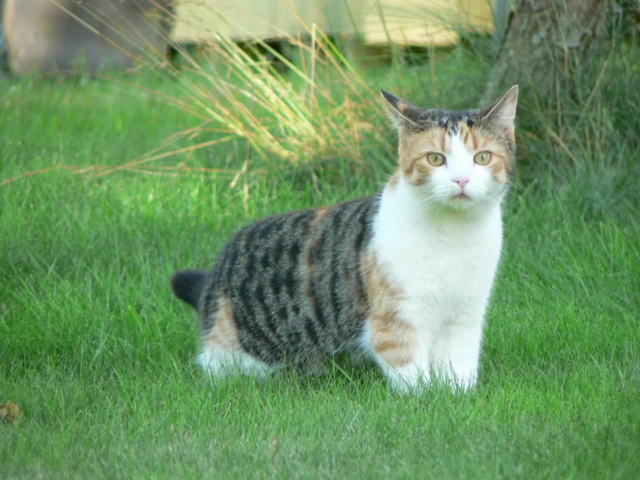
#> input picture LAB !/Cat_domestic.jpg, 1280 x 960 px, given in place of security_input.mp4, which was not available (shown at 1/2 size)
$ jupyter execute --allow-errors 'LAB 6 Tasks.ipynb'
#> lines starting #> are read from the running program, lines starting #| are printed output that depends on the picture; after the words box and inside, x2 and y2 are one past the last pixel; in counts of white or black regions, pixels touching at a corner belong together; pictures that were not available may be replaced by others from this repository, and a replacement may not be noted
[cell 1]
import cv2
import numpy as np
import matplotlib.pyplot as plt
from urllib.request import urlretrieve
import os
import sys
import subprocess

try:
    import pywt
except:
    subprocess.check_call([sys.executable,"-m","pip","install","-q","PyWavelets"])
    import pywt

os.makedirs("lab6",exist_ok=True)

links={
"box.png":"https://raw.githubusercontent.com/opencv/opencv/master/samples/data/box.png",
"box_scene.png":"https://raw.githubusercontent.com/opencv/opencv/master/samples/data/box_in_scene.png",
"building.jpg":"https://raw.githubusercontent.com/opencv/opencv/master/samples/data/building.jpg",
"road.jpg":"https://raw.githubusercontent.com/udacity/CarND-LaneLines-P1/master/test_images/solidWhiteRight.jpg"
}

#> (the rest of this cell did not finish here and is left out)

[cell 2]
# Task 1

img=np.full((520,900,3),220,np.uint8)

for r in range(2):
    for c in range(4):
        x=70+c*205
        y=70+r*230
        cv2.rectangle(img,(x,y),(x+150,y+105),(30,30,30),5)
        value=20 if (r+c)%3 else 150
        cv2.rectangle(img,(x+8,y+8),(x+142,y+97),(value,value,value),-1)
        cv2.line(img,(x+75,y+105),(x+75,y+135),(40,40,40),5)
        cv2.line(img,(x+45,y+135),(x+105,y+135),(40,40,40),5)

gray=cv2.cvtColor(img,cv2.COLOR_BGR2GRAY)
edges=cv2.Canny(gray,50,150)

lines=cv2.HoughLinesP(edges,1,np.pi/180,60,minLineLength=70,maxLineGap=10)

result=img.copy()

if lines is not None:
    for line in lines:
        x1,y1,x2,y2=line[0]
        cv2.line(result,(x1,y1),(x2,y2),(0,255,0),2)

plt.figure(figsize=(14,5))
plt.subplot(1,2,1)
plt.imshow(cv2.cvtColor(img,cv2.COLOR_BGR2RGB))
plt.axis("off")
plt.subplot(1,2,2)
plt.imshow(cv2.cvtColor(result,cv2.COLOR_BGR2RGB))
plt.axis("off")
plt.show()
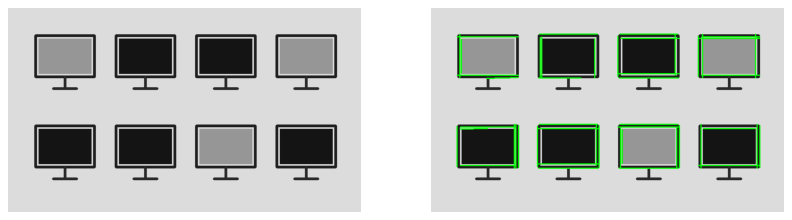
#> figure drawn by matplotlib, 2 panels

[cell 3]
# Task 2

ref=cv2.imread("lab6/box.png",0)
scene=cv2.imread("lab6/box_scene.png",0)

sift=cv2.SIFT_create()
#> (the rest of this cell did not finish here and is left out)

[cell 4]
# Task 3

np.random.seed(7)

n=1000
x=np.arange(n)
signal=0.15*np.sin(x/25)+np.random.normal(0,0.65,n)

spots=[90,175,230,330,405,455,525,620,705,730,845,905,950]
signal[spots]+=np.array([2.8,-2.7,2.6,-3,2.8,-2.6,3,-3,2.7,2.9,-2.8,3,2.6])

wave="db4"
coeff=pywt.wavedec(signal,wave,level=4)

sigma=np.median(np.abs(coeff[-1]))/0.6745
limit=sigma*np.sqrt(2*np.log(n))

clean=[coeff[0]]
for c in coeff[1:]:
    clean.append(pywt.threshold(c,limit,mode="soft"))

denoised=pywt.waverec(clean,wave)[:n]
residual=signal-denoised

cut=np.mean(np.abs(residual))+2.5*np.std(np.abs(residual))
anomaly=np.where(np.abs(residual)>cut)[0]

plt.figure(figsize=(14,7))

plt.subplot(2,1,1)
plt.plot(signal,label="Sensor Data")
plt.plot(denoised,label="Denoised Signal")
plt.legend()

plt.subplot(2,1,2)
plt.plot(residual)
plt.scatter(anomaly,residual[anomaly])
plt.legend(["Residuals","Anomalies"])

plt.tight_layout()
plt.show()
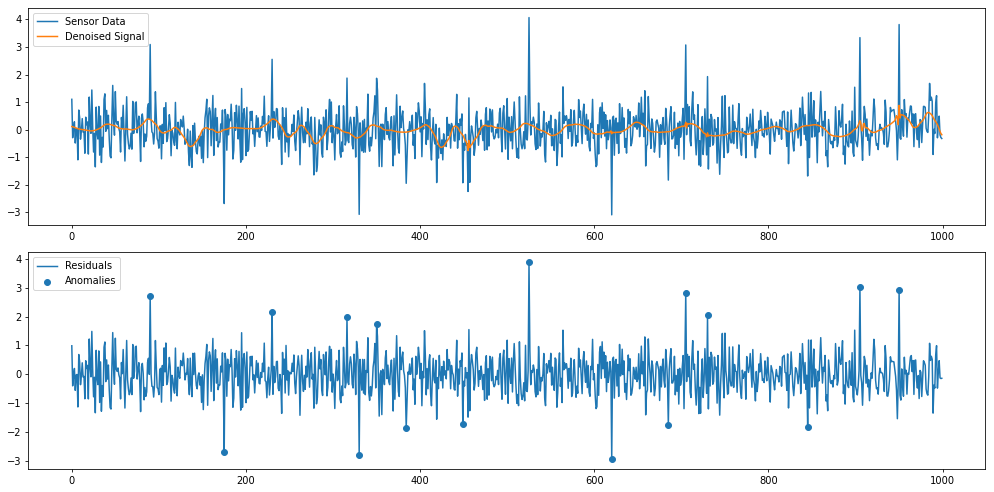
#> figure drawn by matplotlib, 2 panels; panel 1: curve peaks at x = 525, y = 4.07; panel 1: curve peaks at x = 950, y = 0.879; panel 2: curve peaks at x = 525, y = 3.88

[cell 5]
# Task 4

ref=cv2.imread("lab6/box.png",0)
scene=cv2.imread("lab6/box_scene.png")

#> (the rest of this cell did not finish here and is left out)

[cell 6]
# Task 5

img=cv2.imread("lab6/building.jpg")
#> (the rest of this cell did not finish here and is left out)

[cell 7]
# Task 6

img=cv2.imread("lab6/road.jpg")
#> (the rest of this cell did not finish here and is left out)

[cell 8]
# Task 7

img=np.full((600,800,3),45,np.uint8)

coins=[
(100,110,42),(230,100,34),(370,120,48),(520,105,38),(680,120,45),
(155,270,50),(320,285,37),(480,270,44),(655,290,36),
(100,450,38),(260,445,46),(430,455,34),(590,440,50),(720,460,36)
]

for i,(x,y,r) in enumerate(coins):
    shade=150+(i%3)*30
    cv2.circle(img,(x,y),r,(shade,shade,shade),-1)
    cv2.circle(img,(x,y),r,(235,235,235),3)
    cv2.circle(img,(x-8,y-8),max(5,r//7),(200,200,200),-1)
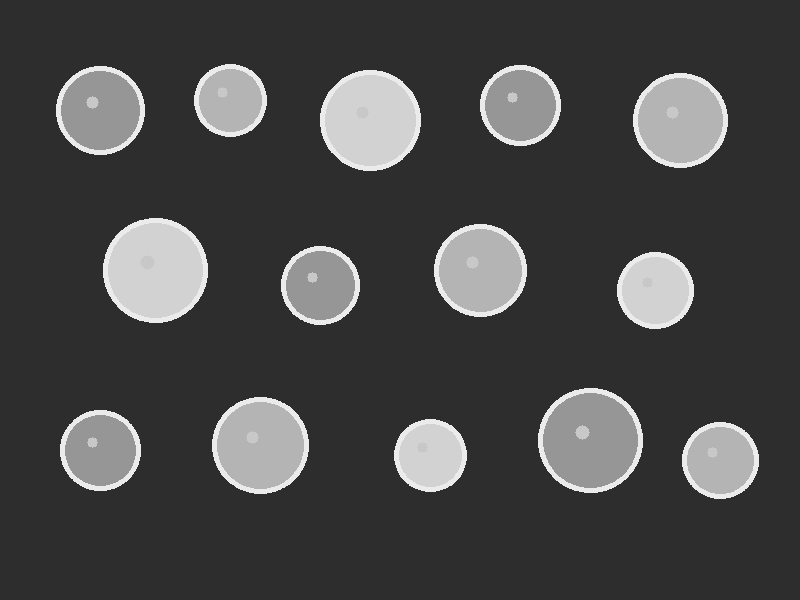
#> img: shape (600, 800, 3); min 45, max 235, mean 71

gray=cv2.cvtColor(img,cv2.COLOR_BGR2GRAY)
gray=cv2.medianBlur(gray,5)

circles=cv2.HoughCircles(gray,cv2.HOUGH_GRADIENT,1.2,60,
                         param1=100,param2=35,minRadius=25,maxRadius=55)

result=img.copy()
count=0

if circles is not None:
    circles=np.uint16(np.around(circles[0]))
    count=len(circles)
#> count = 14

    for x,y,r in circles:
        cv2.circle(result,(x,y),r,(0,255,0),3)
        cv2.circle(result,(x,y),3,(0,0,255),-1)
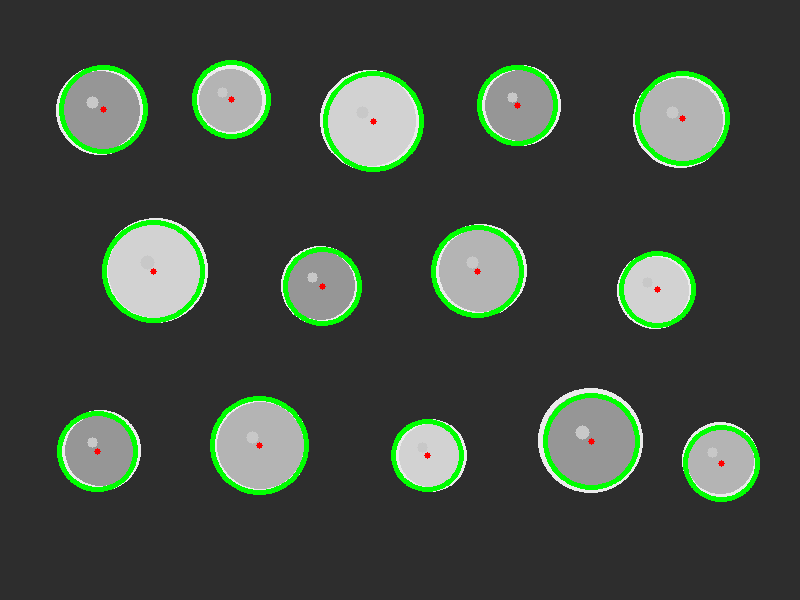
#> result: shape (600, 800, 3); 3.83% of pixels changed, all inside (x1, y1, x2, y2) = (57, 60, 760, 502); drawn as B, G, R

print("Coins:",count)
#| Coins: 14

plt.figure(figsize=(12,5))
plt.subplot(1,2,1)
plt.imshow(cv2.cvtColor(img,cv2.COLOR_BGR2RGB))
plt.axis("off")
plt.subplot(1,2,2)
plt.imshow(cv2.cvtColor(result,cv2.COLOR_BGR2RGB))
plt.axis("off")
plt.show()
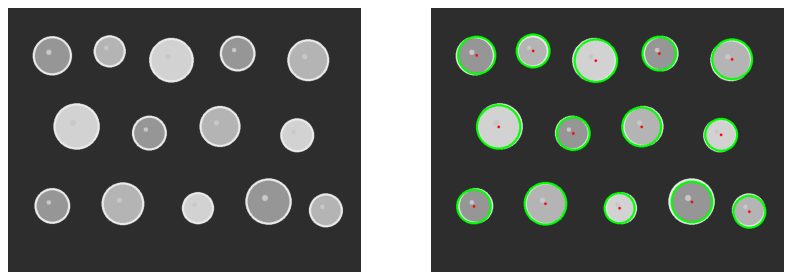
#> figure drawn by matplotlib, 2 panels

[cell 9]
# Task 8

w,h=640,360
background=np.full((h,w,3),35,np.uint8)

zone=(380,80,210,210)

writer=cv2.VideoWriter("lab6/security_input.mp4",cv2.VideoWriter_fourcc(*"mp4v"),15,(w,h))

for i in range(75):
    frame=background.copy()
    x=-70+i*9
    y=160
    cv2.rectangle(frame,(x,y),(x+65,y+50),(40,40,220),-1)
    writer.write(frame)
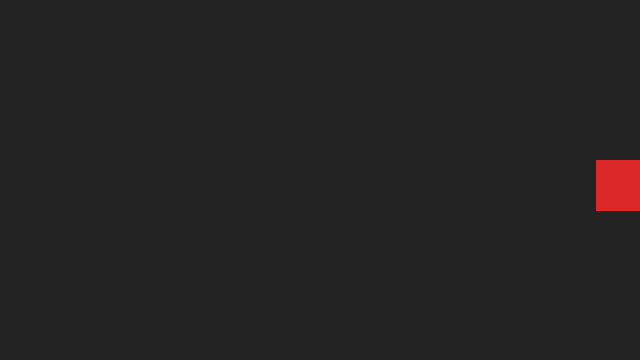
#> frame: shape (360, 640, 3); mean of channels 0, 1, 2 35, 35, 36.8; drawn as B, G, R
#> further down, frame is the input picture: shape (960, 1280, 3); mean B, G, R 100.2, 148, 110.4

writer.release()

cap=cv2.VideoCapture("lab6/security_input.mp4")
out=cv2.VideoWriter("lab6/security_output.mp4",cv2.VideoWriter_fourcc(*"mp4v"),15,(w,h))

sample=None

#> (the rest of this cell did not finish here and is left out)
